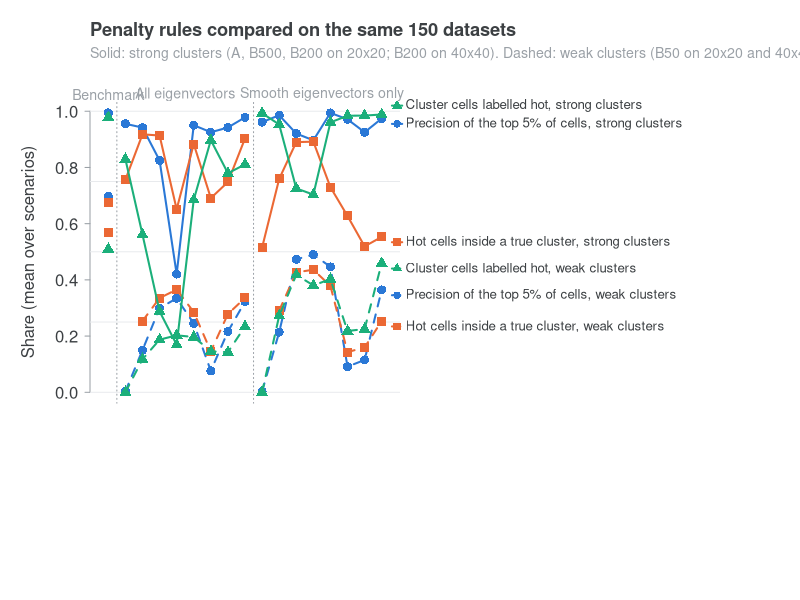

Generate this figure with R: (Note: this script raises an error after producing the figure.)
# One figure to choose the penalty rule (results of simulation/10_penalty_rules.R) ---------
# Run from the repo root: Rscript simulation/12_penalty_choice.R
# Writes simulation/figures/fig12_penalty_choice.png
#
# x axis: the 17 variants (Gi* benchmark + 8 penalty rules x 2 candidate sets)
# top panel (0-1): precision of the top 5%, hot cells inside a true cluster, cluster
#   cells labelled hot; solid = strong clusters (20x20 A, B500, B200; 40x40 B200),
#   dashed = weak clusters (20x20 and 40x40 B50); mean of the scenario means
# bottom panel: cells labelled hot when there are no clusters (% of the map; mean of
#   20x20 C, 20x20 N, 40x40 C). Different unit, so a separate panel (no second axis).

x <- read.csv("simulation/results/10_penalty_rules.csv", stringsAsFactors = FALSE)
x$cfg <- paste0(x$k, "x", x$k, " ", x$scenario)
mean_na <- function(z) if (all(is.na(z))) NA else mean(z, na.rm = TRUE)
DARK <- "#3C4043"; GREY <- "#9AA0A6"; LIGHT <- "#E8EAED"
COL <- c(top = "#2a78d6", inside = "#eb6834", found = "#1baf7a")
PCH <- c(top = 16, inside = 15, found = 17)

rules <- c("z^-1", "z^-2", "z^-3", "z^-4", "CV (min)", "CV (1 SE)", "BIC", "Moran stop")
rlab  <- c("|z|^-1", "|z|^-2 (default)", "|z|^-3", "|z|^-4", "CV, lowest error", "CV, 1 SE", "BIC", "Moran stop")
v <- rbind(data.frame(label = "Gi* residuals", cand = "-", txt = "Benchmark: Gi* on residuals"),
           data.frame(label = rules, cand = "all", txt = paste0(rlab, ", all")),
           data.frame(label = rules, cand = "positive", txt = paste0(rlab, ", smooth")))
strong <- c("20x20 A", "20x20 B500", "20x20 B200", "40x40 B200")
weak   <- c("20x20 B50", "40x40 B50")
nulls  <- c("20x20 C", "20x20 N", "40x40 C")

val <- function(col, cfgs) sapply(seq_len(nrow(v)), function(i) {
  m <- sapply(cfgs, function(cf) {
    d <- x[x$cfg == cf & x$label == v$label[i] & x$cand == v$cand[i], ]
    if (nrow(d) == 0) NA else mean_na(d[[col]])
  })
  mean_na(m)
})
M <- list(
  top    = list(s = val("prec_excess", strong), w = val("prec_excess", weak),
                lab = "Precision of the top 5% of cells"),
  inside = list(s = val("label_precision", strong), w = val("label_precision", weak),
                lab = "Hot cells inside a true cluster"),
  found  = list(s = val("sensitivity", strong), w = val("sensitivity", weak),
                lab = "Cluster cells labelled hot"))
fp <- sapply(seq_len(nrow(v)), function(i) mean_na(sapply(nulls, function(cf) {
  d <- x[x$cfg == cf & x$label == v$label[i] & x$cand == v$cand[i], ]
  if (nrow(d) == 0) NA else 100 * mean(d$n_hot / d$k^2) })))

png("simulation/figures/fig12_penalty_choice.png", 2400, 1500, res = 150, pointsize = 10)
layout(matrix(1:2, 2), heights = c(3, 1.25))
par(family = "sans", col.axis = DARK, col.lab = DARK, fg = GREY, las = 1, tcl = -0.25,
    mgp = c(2.6, 0.6, 0), oma = c(0, 0, 0, 19))
xs <- seq_len(nrow(v)); sep <- c(1.5, 9.5)

# ---- top panel -------------------------------------------------------------------------
par(mar = c(1, 4.5, 5, 1))
plot(NA, xlim = c(0.6, nrow(v) + 0.4), ylim = c(0, 1), xaxt = "n", bty = "n",
     xlab = "", ylab = "Share (mean over scenarios)")
abline(h = seq(0, 1, 0.25), col = LIGHT)
abline(v = sep, col = GREY, lty = 3)
for (j in names(M)) {
  for (part in c("w", "s")) {
    y <- M[[j]][[part]]; lt <- if (part == "s") 1 else 2
    ok <- !is.na(y)
    for (blk in list(1, 2:9, 10:17)) {                   # no line across group borders
      b <- blk[ok[blk]]
      if (length(b) > 1) lines(b, y[b], col = COL[j], lwd = 2, lty = lt)
    }
    points(xs[ok], y[ok], pch = PCH[j], col = COL[j], cex = 1.2)
  }
}
text(c(1, 5.5, 13.5), 1.06, c("Benchmark", "All eigenvectors", "Smooth eigenvectors only"),
     col = GREY, cex = 0.85, xpd = NA)
# direct labels at the right end (text in ink, a coloured marker beside it)
ends <- sapply(names(M), function(j) c(M[[j]]$s[17], M[[j]]$w[17]))
labs <- c(t(outer(sapply(M, `[[`, "lab"), c(", strong clusters", ", weak clusters"), paste0)))
yv <- c(ends); o <- order(yv); yl <- yv[o]
for (i in seq_along(yl)[-1]) yl[i] <- max(yl[i], yl[i - 1] + 0.065)
yl <- yl - max(0, max(yl) - 1.02)
jj <- rep(names(M), each = 2)[o]; ss <- rep(c(1, 2), 3)[o]
par(xpd = NA)
for (i in seq_along(yl)) {
  segments(17.6, yl[i], 18.2, yl[i], col = COL[jj[i]], lwd = 2, lty = ss[i])
  points(17.9, yl[i], pch = PCH[jj[i]], col = COL[jj[i]], cex = 1)
  text(18.4, yl[i], labs[o][i], adj = 0, cex = 0.8, col = DARK)
}
par(xpd = FALSE)
mtext("Penalty rules compared on the same 150 datasets", side = 3, line = 3, adj = 0, font = 2, col = DARK, cex = 1.1)
mtext("Solid: strong clusters (A, B500, B200 on 20x20; B200 on 40x40). Dashed: weak clusters (B50 on 20x20 and 40x40). Higher is better.",
      side = 3, line = 1.9, adj = 0, col = GREY, cex = 0.85)

# ---- bottom panel ----------------------------------------------------------------------
par(mar = c(9.5, 4.5, 3, 1))
plot(NA, xlim = c(0.6, nrow(v) + 0.4), ylim = c(0, 6), xaxt = "n", bty = "n",
     xlab = "", ylab = "% of cells")
abline(h = seq(0, 6, 2), col = LIGHT)
abline(v = sep, col = GREY, lty = 3)
ok <- !is.na(fp)
rect(xs[ok] - 0.3, 0, xs[ok] + 0.3, fp[ok], col = DARK, border = NA)
text(xs[ok], fp[ok], sprintf("%.1f", fp[ok]), pos = 3, cex = 0.75, col = DARK, xpd = NA)
text(xs[!ok], 0.3, "not run", cex = 0.7, col = GREY)
axis(1, at = xs, labels = FALSE)
text(xs, -0.9, v$txt, srt = 40, adj = 1, xpd = NA, cex = 0.8, col = DARK)
mtext("Cells labelled hot when there are no clusters", side = 3, line = 1.4, adj = 0, font = 2, col = DARK)
mtext("Mean of scenarios C (20x20), N (20x20) and C (40x40). Lower is better.", side = 3, line = 0.4, adj = 0, col = GREY, cex = 0.85)
dev.off()
message("written: fig12_penalty_choice.png")
